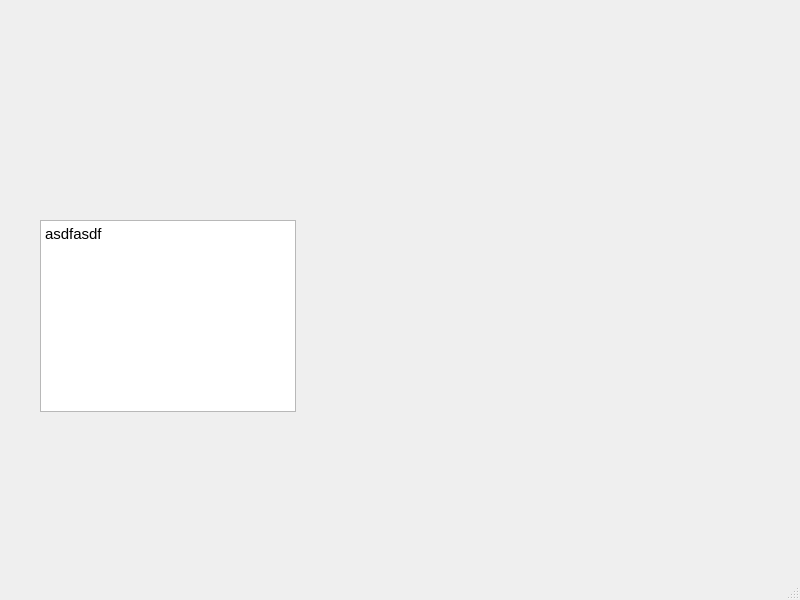
<?xml version="1.0" encoding="UTF-8"?>
<ui version="4.0">
 <class>MainWindow</class>
 <widget class="QMainWindow" name="MainWindow">
  <property name="geometry">
   <rect>
    <x>0</x>
    <y>0</y>
    <width>800</width>
    <height>600</height>
   </rect>
  </property>
  <property name="windowTitle">
   <string>MainWindow</string>
  </property>
  <widget class="QWidget" name="centralwidget">
   <widget class="QTextBrowser" name="textBrowser">
    <property name="geometry">
     <rect>
      <x>40</x>
      <y>220</y>
      <width>256</width>
      <height>192</height>
     </rect>
    </property>
    <property name="html">
     <string>&lt;!DOCTYPE HTML PUBLIC &quot;-//W3C//DTD HTML 4.0//EN&quot; &quot;http://www.w3.org/TR/REC-html40/strict.dtd&quot;&gt;
&lt;html&gt;&lt;head&gt;&lt;meta name=&quot;qrichtext&quot; content=&quot;1&quot; /&gt;&lt;style type=&quot;text/css&quot;&gt;
p, li { white-space: pre-wrap; }
&lt;/style&gt;&lt;/head&gt;&lt;body style=&quot; font-family:'Ubuntu'; font-size:11pt; font-weight:400; font-style:normal;&quot;&gt;
&lt;p style=&quot; margin-top:0px; margin-bottom:0px; margin-left:0px; margin-right:0px; -qt-block-indent:0; text-indent:0px;&quot;&gt;asdfasdf&lt;/p&gt;
&lt;p style=&quot;-qt-paragraph-type:empty; margin-top:0px; margin-bottom:0px; margin-left:0px; margin-right:0px; -qt-block-indent:0; text-indent:0px;&quot;&gt;&lt;br /&gt;&lt;/p&gt;&lt;/body&gt;&lt;/html&gt;</string>
    </property>
   </widget>
  </widget>
  <widget class="QMenuBar" name="menubar">
   <property name="geometry">
    <rect>
     <x>0</x>
     <y>0</y>
     <width>800</width>
     <height>28</height>
    </rect>
   </property>
  </widget>
  <widget class="QStatusBar" name="statusbar"/>
 </widget>
 <resources/>
 <connections/>
</ui>
